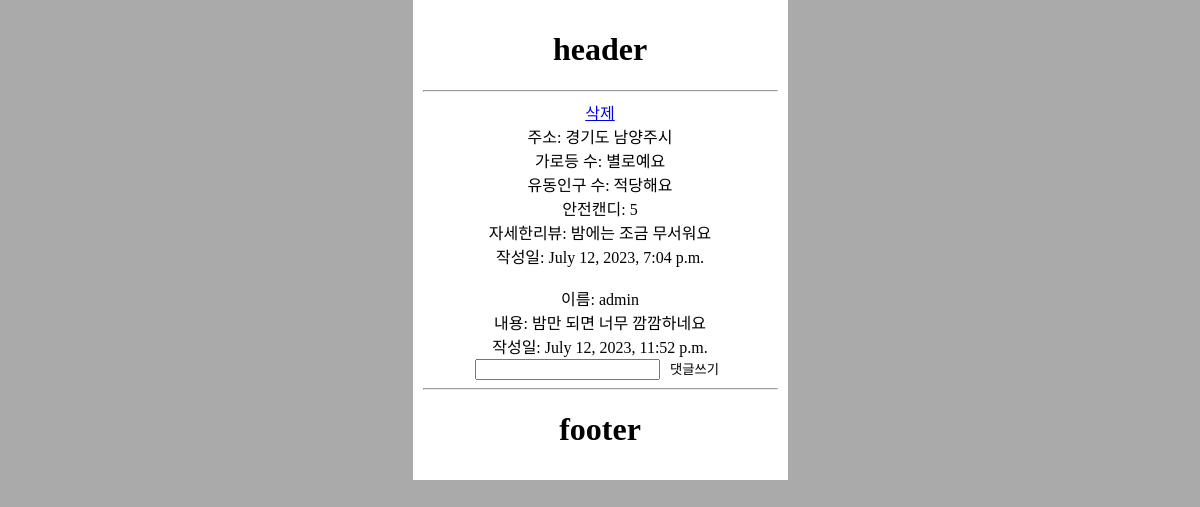
The app's page /markers/1/, older data.
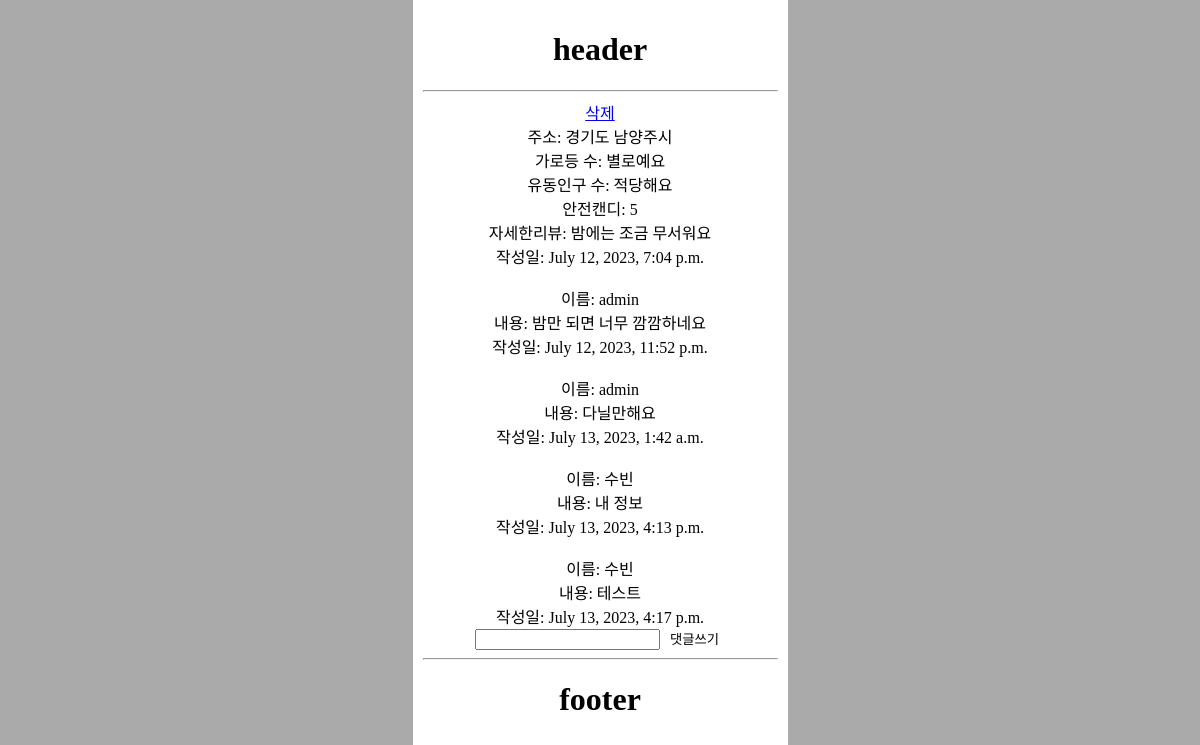
The same page, newer data.
### marker/models.py (models this page shows)
class Marker(models.Model):
    user = models.ForeignKey('user.User', on_delete=models.CASCADE) # 유저 매핑
    address = models.CharField(max_length=100) # 도로명주소
    latitude = models.FloatField() # 위도
    longitude = models.FloatField() # 경도
    street_lamp = models.CharField(max_length=10) # 가로등 수
    population = models.CharField(max_length=10) # 유동인구 수
    rating = models.IntegerField() # 안전캔디 점수
    body = models.CharField(max_length = 200) # 내용
    image = models.ImageField(upload_to='', blank=False) # 이미지
    regTime = models.DateTimeField(auto_now_add=True) # 작성시간

class Comment(models.Model):
    marker = models.ForeignKey('marker.Marker', on_delete=models.CASCADE, related_name="comments") # 마커 매핑
    user = models.ForeignKey('user.User', on_delete=models.CASCADE) # 유저 매핑
    body = models.CharField(max_length=200) # 내용
    regTime = models.DateTimeField(auto_now_add=True) # 작성시간

### user/models.py (models this page shows, shortened)
class User(AbstractBaseUser, PermissionsMixin):
    kakaoId = models.CharField(max_length=100, unique=True)
    userName = models.CharField(max_length=100)
    is_staff = models.BooleanField(default=False)
    is_admin = models.BooleanField(default=False)
    is_active = models.BooleanField(default=False)
    is_superuser = models.BooleanField(default=False)
    objects = UserManager()
    USERNAME_FIELD = 'kakaoId'
    REQUIRED_FIELDS = ['userName']

### marker/views.py (the view, shortened to what this page needs)
# urls.py: path('<int:pk>/', marker_detail_view, name="marker_detail"),
def marker_detail_view(request, pk):
    marker = Marker.objects.get(pk=pk)
    comments = marker.comments.all()
    print(comments)
    return render(request, 'marker/marker-detail.html', {"marker": marker, "comments": comments})

### marker/templates/marker/marker-detail.html (shortened to what this page needs)
{% extends 'base.html' %}
{% block content %}
<a href="{% url 'marker:detail_delete' marker.id %}">삭제</a>
<div>주소: {{ marker.address }}</div>
<div>가로등 수: {{ marker.street_lamp }}</div>
<div>유동인구 수: {{ marker.population }}</div>
<div>안전캔디: {{ marker.rating }}</div>
<div>자세한리뷰: {{ marker.body }}</div>
<div>작성일: {{ marker.regTime }}</div>
{% for comment in comments%}
<br>
<div>이름: {{ comment.user.userName }}</div>
<div>내용: {{ comment.body }}</div>
<div>작성일: {{ comment.regTime }}</div>
{% endfor %}
<form action="{% url 'marker:marker_detail' pk=marker.pk %}" method="post">
    <input type="text" name="body" id="body">
    <button type="submit">댓글쓰기</button>
</form>
{% endblock %}

### templates/base.html (shortened to what this page needs)
<!DOCTYPE html>
<html lang="ko">
  <head>
    {% load static %}
    <link rel="stylesheet" href="{% static 'base.css' %}" />
    <link rel="stylesheet" href="{% static 'police.css'%}" />
  </head>
  {% include 'head.html' %}
  <body>
    <div style="margin: 0 auto; text-align: center" class="content">
      {% include 'header.html' %}
      <hr />
      {% block content %} {% endblock %}
      <hr />
      {% include 'footer.html' %}
    </div>
  </body>
</html>

### templates/head.html (shortened to what this page needs)
{% load static %}
<head>
  <link rel="stylesheet" type="text/css" href="{% static 'base.css' %}" />
</head>

### templates/header.html
<div class ="header">
    <div>
        <h1>header</h1>
    </div>
</div>

### templates/footer.html
<div class = "footer">
    <div>
        <h1>footer</h1>
    </div>
</div>

### static/base.css (style rules this page uses)
body { background-color: #aaa; margin: 0; }
.content { background-color: #fff; width: 375px; margin: 0 auto; padding: 10px; box-sizing: border-box; }

### static/police.css (style rules this page uses)
button { border: none; background: none; }

Row changes from the older to the newer data that the page shows:
added Comment: user.userName "admin", body "다닐만해요", regTime "July 13, 2023, 1:42 a.m."
added Comment: user.userName "수빈", body "내 정보", regTime "July 13, 2023, 4:13 p.m."
added Comment: user.userName "수빈", body "테스트", regTime "July 13, 2023, 4:17 p.m."
